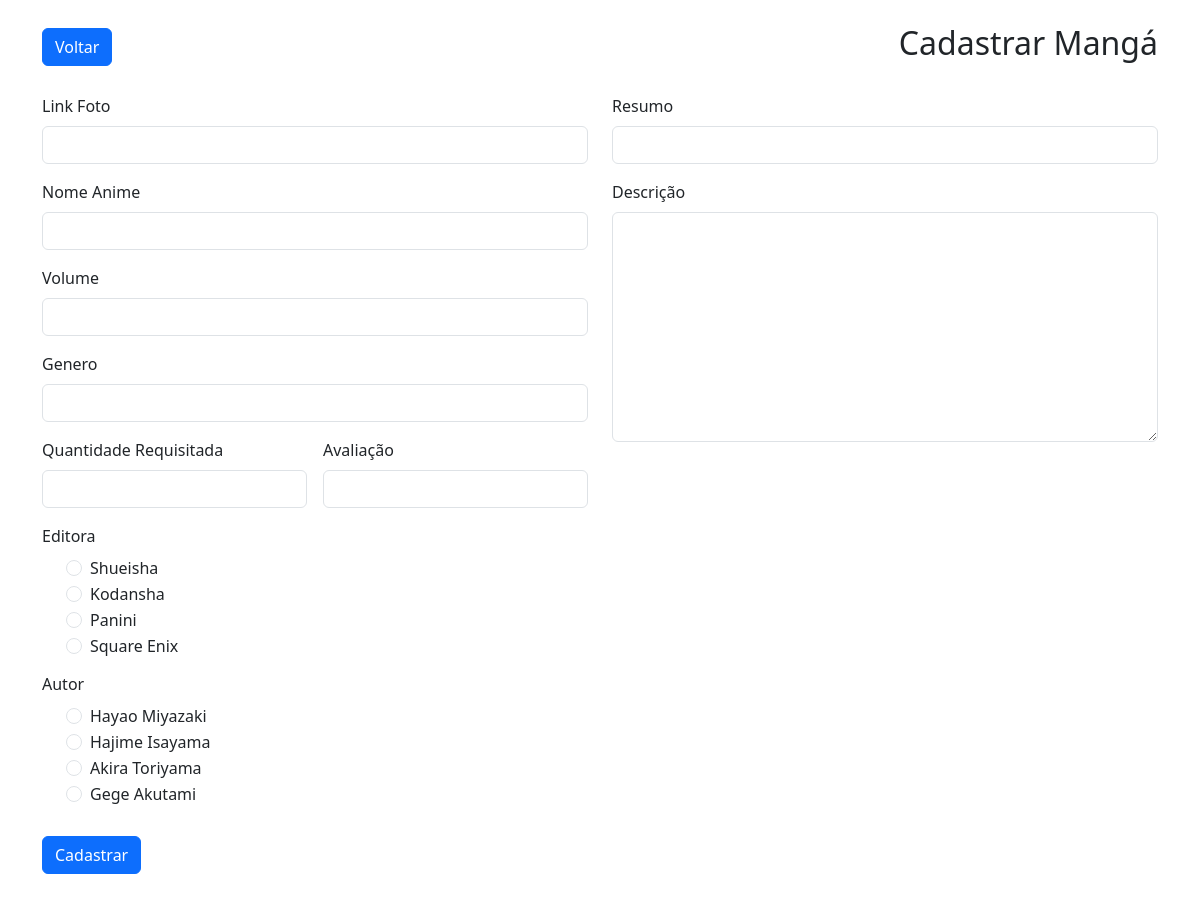
/VIEW/cadastrar-manga.php, run on the app's committed database.
### tables this page shows
CREATE TABLE `editora` (
    `id` int(11) NOT NULL AUTO_INCREMENT ,
    `nome` varchar(50) NOT NULL ,
    `cnpj` varchar(14) NOT NULL ,
    `excluido` TINYINT(1) DEFAULT 0 ,
    PRIMARY KEY (`id`)
);

CREATE TABLE `autor` (
    `id` int(11) NOT NULL AUTO_INCREMENT ,
    `nome` varchar(50) NOT NULL ,
    `idade` int(3) NOT NULL ,
    `excluido` TINYINT(1) DEFAULT 0 ,
    PRIMARY KEY (`id`)
);

### DATA/EditoraDATA.php (called while the page is built, shortened)
<?php
    include_once '../DATA/Conexao.php';
    include_once '../MODEL/Editora.php';
    class EditoraDATA{
        public function Select(){
            $scriptSql = "SELECT * FROM editora WHERE excluido=0;";
            $conexao = Conexao::conectarComDB();
            $todosOsRegistros = $conexao->query($scriptSql);
            foreach($todosOsRegistros as $registroUnico){
                $editora = new \MODEL\Editora();
                $editora->setId($registroUnico['id']);
                $editora->setNome($registroUnico['nome']);
                $editora->setCnpj($registroUnico['cnpj']);
                $listaDeEditoras[] = $editora;
            }
            return isset($listaDeEditoras) ? $listaDeEditoras : NULL;
        }
    }
?>

### BUSINESS/EditoraService.php (called while the page is built, shortened)
<?php
    include_once '../DATA/EditoraDATA.php';
    class EditoraService{
        public function SelectAll(){
            $DataEditora = new \DATA\EditoraDATA;
            $listaDeEditoras = $DataEditora->Select();
            if(isset($listaDeEditoras)){
                return $listaDeEditoras;
            } else {
            }
        }
    }
?>

### DATA/Conexao.php (called while the page is built, shortened)
<?php
    class Conexao{
        private static $dbNome = 'db';
        private static $dbHost = '127.0.0.1';
        private static $dbUsuario = 'root';
        private static $dbSenha = '12345';
        private static $cont = null;
        public static function conectarComDB(){
            if(self::$cont == null){
                try{
                    self::$cont = new PDO("mysql:host=" . self::$dbHost . ";dbname=" . self::$dbNome,  self::$dbUsuario , self::$dbSenha);
                } catch (\PDOException $exception) {
                    die ($exception->getMessage());
                }
            }
            return self::$cont;
        }
        public static function desconectarComDB(){
            self::$cont = null;
            return self::$cont;
        }
}
?>

### MODEL/Editora.php (called while the page is built, shortened)
<?php
    class Editora{
        private ?int $id;
        private ?string $nome;
        public function getId(){
            return $this->id;
        }
        public function setId(int $id){
            $this->id = $id;
        }
        public function getNome(){
            return $this->nome;
        }
        public function setNome(string $nome){
            $this->nome = $nome;
        }
    }

### DATA/AutorDATA.php (called while the page is built, shortened)
<?php
    include_once '../DATA/Conexao.php';
    include_once '../MODEL/Autor.php';
    class AutorDATA
    {
        public function Select()
        {
            $scriptSql = "SELECT * FROM autor WHERE excluido=0;";
            $conexao = Conexao::conectarComDB();
            $todosOsRegistros = $conexao->query($scriptSql);
            foreach($todosOsRegistros as $registroUnico){
                $autor = new \MODEL\Autor();
                $autor->setId($registroUnico['id']);
                $autor->setNome($registroUnico['nome']);
                $autor->setIdade($registroUnico['idade']);
                $listaDeAutores[] = $autor;
            }
            return isset($listaDeAutores) ? $listaDeAutores : NULL;
        }
    }
?>

### BUSINESS/AutorService.php (called while the page is built, shortened)
<?php
    include_once '../DATA/AutorDATA.php';
    class AutorService{
        public function SelectAll(){
            $DataAutor = new \DATA\AutorDATA;
            $listaDeAutores = $DataAutor->Select();
            if(empty($listaDeAutores)){
                echo "nenhum autor cadastrado";
            } else {
                return $listaDeAutores;
            }
        }
    }
?>

### MODEL/Autor.php (called while the page is built, shortened)
<?php
    class Autor{
        private ?int $id;
        private ?string $nome;
        public function getId(){
            return $this->id;
        }
        public function setId(int $id){
            $this->id = $id;
        }
        public function getNome(){
            return $this->nome;
        }
        public function setNome(string $nome){
            $this->nome = $nome;
        }
    }
?>

### VIEW/cadastrar-manga.php (the view, shortened to what this page needs)
<?php
    include_once "../BUSINESS/EditoraService.php";
    include_once "../MODEL/Editora.php";
    include_once "../BUSINESS/AutorService.php";
    include_once "../MODEL/Autor.php";
?>
<!DOCTYPE html>
<html lang="pt-BR">
<head>
    <link href="https://cdn.jsdelivr.net/npm/bootstrap@5.3.0-alpha1/dist/css/bootstrap.min.css" rel="stylesheet">
</head>
<body>
    <div class="container my-4">
        <div class="d-flex justify-content-between align-items-center mb-4">
            <button onclick="document.location.href = 'http://localhost:8080/Gerenciador-de-manga/VIEW/mangas.php'" class="btn btn-primary">Voltar</button>
            <h2>Cadastrar Mangá</h2>
        </div>
        <form method="POST">
            <div class="row mb-3">
                <div class="col-md-6">
                    <div class="mb-3">
                        <label for="input-url" class="form-label">Link Foto</label>
                        <input
                            id="input-url"
                            name="input-url"
                            type="url"
                            required
                            class="form-control">
                    </div>
                    <div class="mb-3">
                        <label for="input-nome" class="form-label">Nome Anime</label>
                        <input
                            id="input-nome"
                            name="input-nome"
                            type="text"
                            required
                            class="form-control">
                    </div>
                    <div class="mb-3">
                        <label for="input-volume" class="form-label">Volume</label>
                        <input
                            id="input-volume"
                            name="input-volume"
                            type="number"
                            required
                            class="form-control">
                    </div>
                    <div class="mb-3">
                        <label for="input-genero" class="form-label">Genero</label>
                        <input
                            id="input-genero"
                            name="input-genero"
                            type="text"
                            required
                            class="form-control">
                    </div>
                    <div class="row g-3">
                        <div class="col">
                            <label for="input-quantidade" class="form-label">Quantidade Requisitada</label>
                            <input
                                id="input-quantidade"
                                name="input-quantidade"
                                type="number"
                                required
                                class="form-control">
                        </div>
                        <div class="col">
                            <label for="input-avaliacao" class="form-label">Avaliação</label>
                            <input
                                id="input-avaliacao"
                                name="input-avaliacao"
                                type="number"
                                required
                                class="form-control">
                        </div>
                    </div>
                    <div class="mb-3 mt-3">
                        <label for="input-editora" class="form-label">Editora</label>
                        <div class="form-check overflow-auto" style="height: 100px;">
                            <?php
                            $listaDeEditoras = ((new BUSINESS\EditoraService())->SelectAll());
                            if ($listaDeEditoras) {
                                foreach ($listaDeEditoras as $editora) {
                                    echo "<div class='form-check'>
                                    <input class='form-check-input' type='radio' required id='input-editora' name='input-editora' value='" . htmlspecialchars($editora->getId()) . "'>
                                    <label class='form-check-label'>" . htmlspecialchars($editora->getNome()) . "</label>
                                    </div>";
                                }
                            } else {
                                echo "<p>Não existem Editoras!<br> crie uma editora para continuar!</p>";
                            }
                            ?>
                        </div>
                    </div>
                    <div class="mb-3">
                        <label for="input-autor" class="form-label">Autor</label>
                        <div class="form-check overflow-auto" style="height: 100px;">
                            <?php
                            $listaDeAutores = ((new BUSINESS\AutorService())->SelectAll());
                            if ($listaDeAutores) {
                                foreach ($listaDeAutores as $autor) {
                                    echo "<div class='form-check'>
                                    <input class='form-check-input' required type='radio' id='input-autor' name='input-autor' value='" . htmlspecialchars($autor->getId()) . "'>
                                    <label class='form-check-label'>" . htmlspecialchars($autor->getNome()) . "</label>
                                    </div>";
                                }
                            } else {
                                echo "<p>Não existem Autores!<br> crie um Autor para continuar!</p>";
                            }
                            ?>
                        </div>
                    </div>
                </div>
                <div class="col-md-6">
                    <div class="mb-3">
                        <label for="input-resumo" class="form-label">Resumo</label>
                        <input
                            id="input-resumo"
                            name="input-resumo"
                            type="text"
                            required
                            class="form-control">
                    </div>
                    <div class="mb-3">
                        <label for="input-descricao" class="form-label">Descrição</label>
                        <textarea
                            id="input-descricao"
                            name="input-descricao"
                            class="form-control"
                            required
                            rows="9"></textarea>
                    </div>
                </div>
            </div>
            <button type="submit" class="btn btn-primary">Cadastrar</button>
        </form>
    </div>
</body>
</html>

### data on the page
editora: nome "Shueisha"
editora: nome "Kodansha"
editora: nome "Panini"
editora: nome "Square Enix"
autor: nome "Hayao Miyazaki"
autor: nome "Hajime Isayama"
autor: nome "Akira Toriyama"
autor: nome "Gege Akutami"
